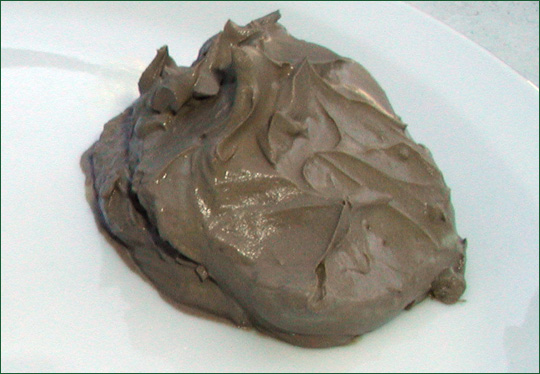
%> input picture Project_1/Source Code/Complete Code/SOIL_DETECTION/DATABASE/Clay/1.jpg, 540 x 374 px
$ octave SE.m   (GNU Octave 9; MATLAB toolbox functions it lacks are replaced by stand-ins)
%> lines starting %> are read from the running program, lines starting %| are printed output that depends on the picture; in (x1, y1, x2, y2) boxes, pixels count from 0 and x2, y2 are one past the last pixel; in counts of white or black regions, pixels touching at a corner belong together; the program's own positions count from 1
clc ;
clear all;
close all;
%% general settings ...
fontsize = 14;

%% IMAGE ACQUISITION ...
%  pick the image and load it.

 [filename, pathname] = uigetfile( ...
       {'*.jpg;*.tif;*.tiff;*.png;*.bmp', 'All image Files (*.jpg, *.tif, *.tiff, *.png, *.bmp)'}, ...
        'Pick a file');
%> the answer given: ../../../Project_1/Source Code/Complete Code/SOIL_DETECTION/DATABASE/Clay/1.jpg
f = fullfile(pathname, filename);
disp('Reading image')

rgbimage = imread(f);                          %read image ...
%> rgbimage is the input picture: size 374x540x3 uint8; mean R, G, B 169.5, 169, 161.3
figure, imshow(rgbimage);
title('input color image');
impixelinfo;

resize = imresize(rgbimage,[800 800]);             %resize image...
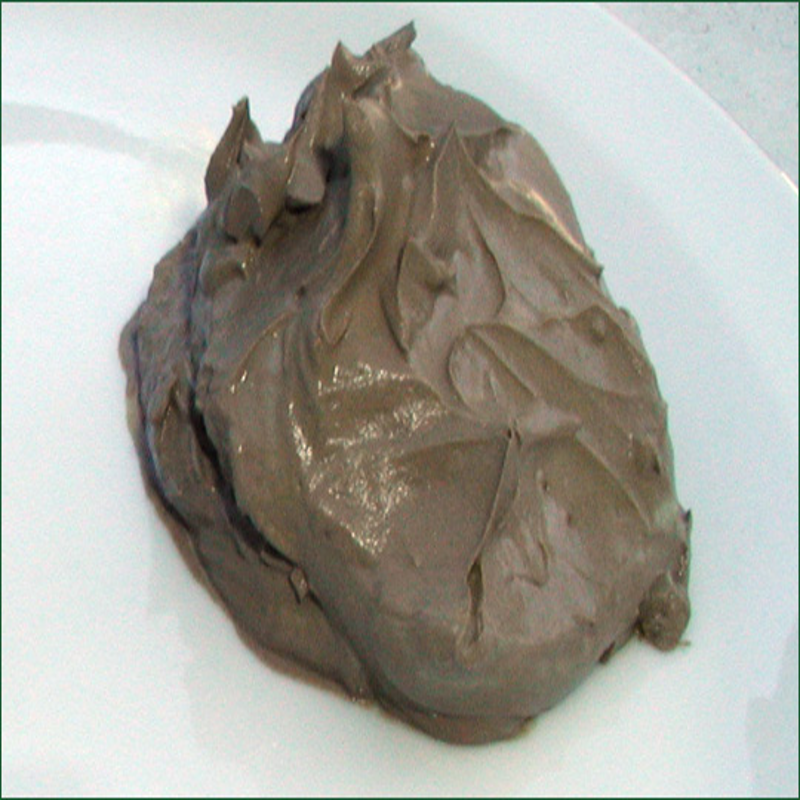
%> resize: size 800x800x3 uint8; mean R, G, B 169.5, 169, 161.3
figure, imshow(resize);
title('input resized image');
impixelinfo;

for i=1;
gray=rgb2gray(resize);                        % Converting the RGB (color) image to gray (intensity).
figure,imshow(gray);
title('grayscale image');
impixelinfo;

imresize = imresize(gray,[640 480]);           % resize image...
figure, imshow(imresize);
title('input resized image');
impixelinfo;

SE = strel('rectangle',[3 25])
tophatFiltered = imtophat(imresize,SE);        % Morphological TOP_HOT Filter...
figure,imshow(tophatFiltered);
title('Morphological TOP_HOT Filter');
impixelinfo;

level = graythresh(tophatFiltered);            % Thresholding by Otsu's method...
BW = im2bw(tophatFiltered, level)              % Binarization...
figure,imshow(BW);
title('Binarization');
impixelinfo;

SE = strel('rectangle',[2 4]);                % Morphological Opening...
J = imopen(BW,SE);
figure,imshow(J);
title('Morphological Opening');

SE = strel('rectangle',[4 11]);                % Morphological Closing...
JJ = imclose(J,SE);
figure,imshow(JJ);
title('Morphological Closing');

BW2 = edge(JJ,'sobel');
figure,imshow(BW2);
end
%> this loop made 1 pass
%> level on pass 1: 0.0588
%> pass 1, `gray=rgb2gray(resize);`:
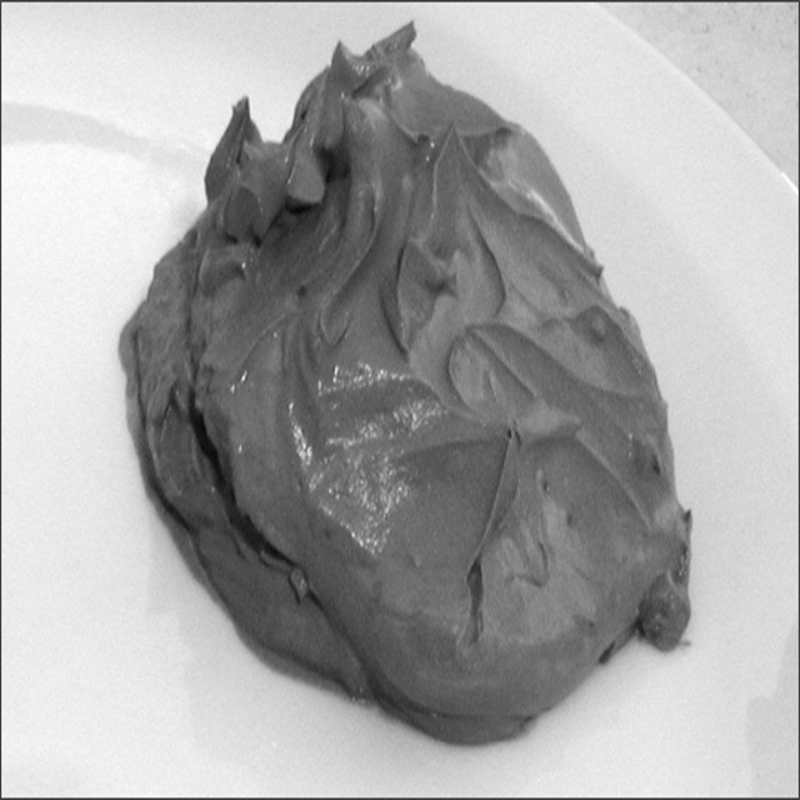
%> gray: size 800x800 uint8; min 6, max 255, mean 168.3
%> pass 1, `imresize = imresize(gray,[640 480]);`:
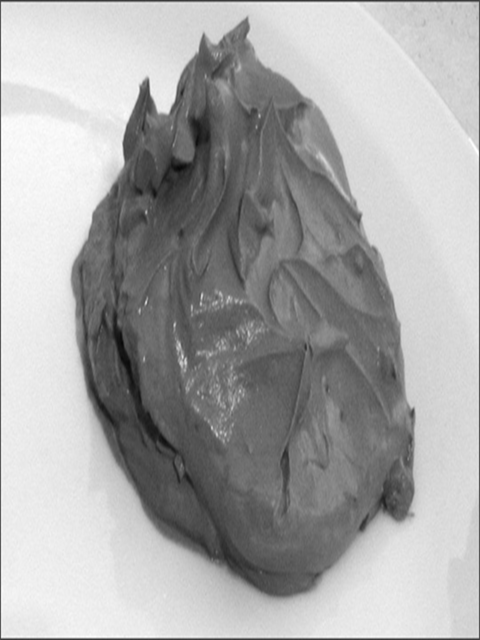
%> imresize: size 640x480 uint8; min 8, max 255, mean 168.3
%> pass 1, `tophatFiltered = imtophat(imresize,SE);`:
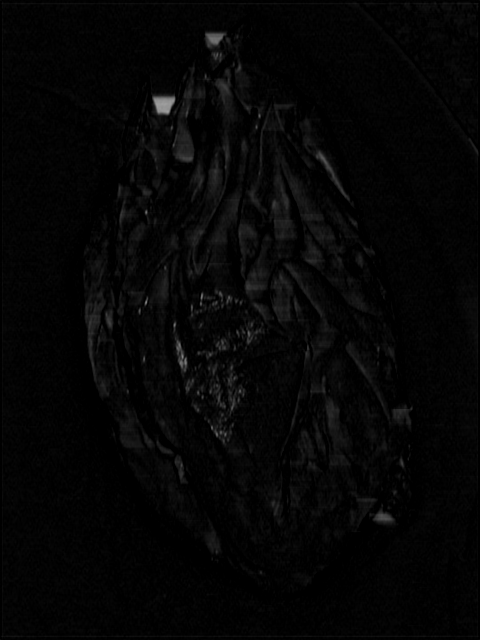
%> tophatFiltered: size 640x480 uint8; min 0, max 158, mean 5.2
%> pass 1, `BW = im2bw(tophatFiltered, level)`:
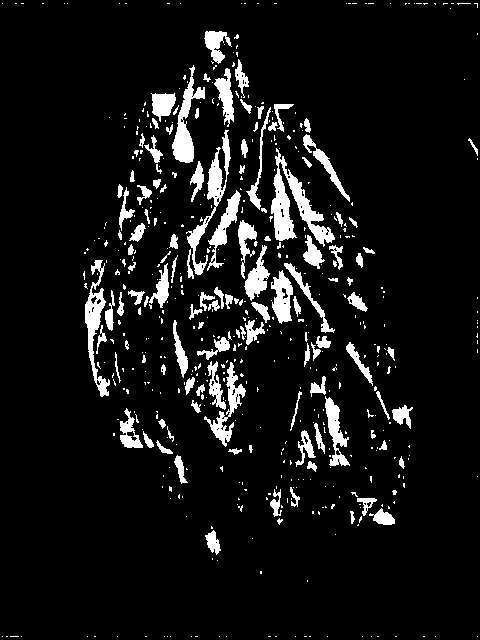
%> BW: size 640x480 logical; 8.1% white; 544 white regions (419 under 20 px), largest, box (x1, y1, x2, y2) and area: (271, 148, 335, 247) 2046, (186, 130, 231, 275) 1262, (85, 260, 110, 397) 1144

$ run again, on Project_1/Source Code/Complete Code/SOIL_DETECTION/DATABASE/Clay/3.jpg
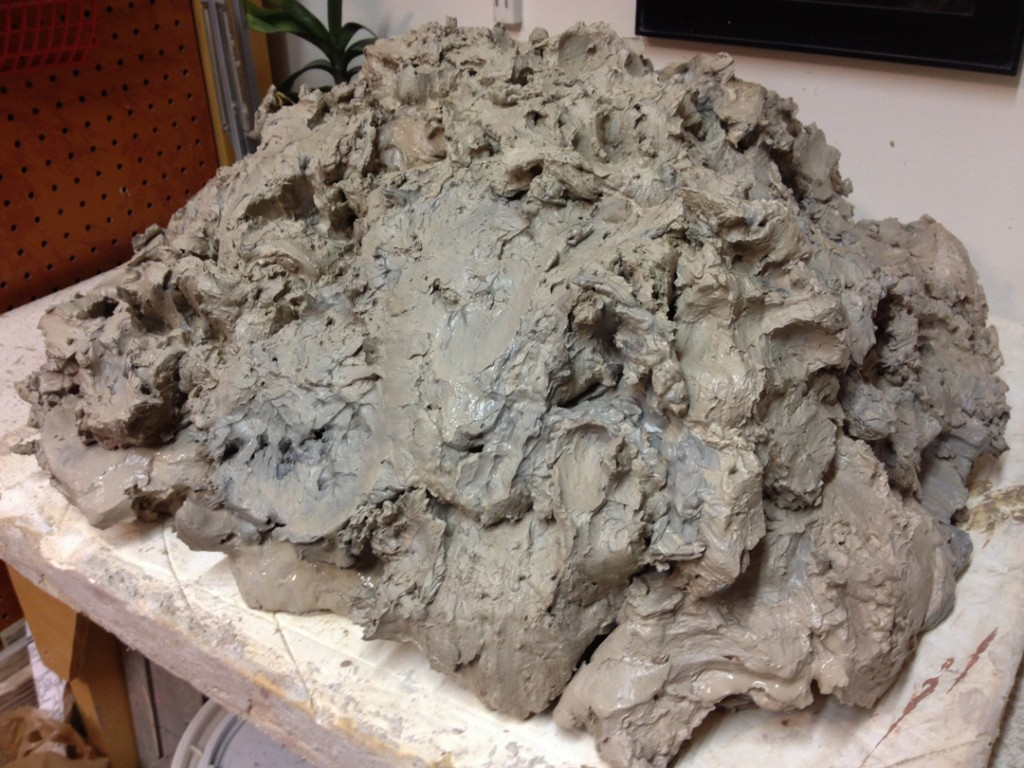
%> input picture Project_1/Source Code/Complete Code/SOIL_DETECTION/DATABASE/Clay/3.jpg, 1024 x 768 px
%> rgbimage is the input picture: size 768x1024x3 uint8; mean R, G, B 137.3, 123.4, 113.3
%> the loop `for i=1;` made 1 pass
%> level on pass 1: 0.125
%> pass 1, `tophatFiltered = imtophat(imresize,SE);`:
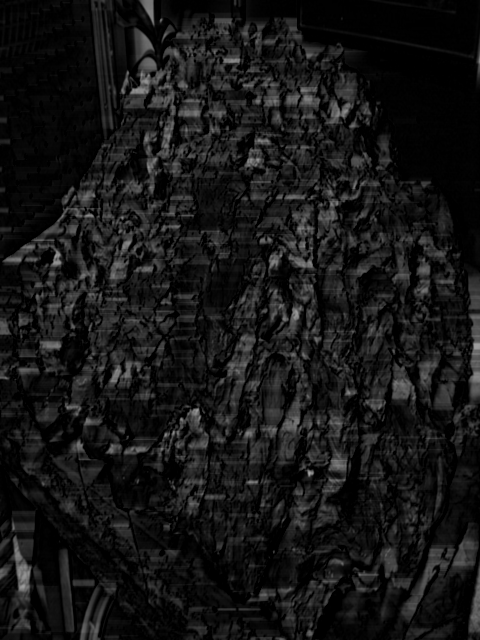
%> tophatFiltered: size 640x480 uint8; min 0, max 167, mean 21.6
%> pass 1, `BW = im2bw(tophatFiltered, level)`:
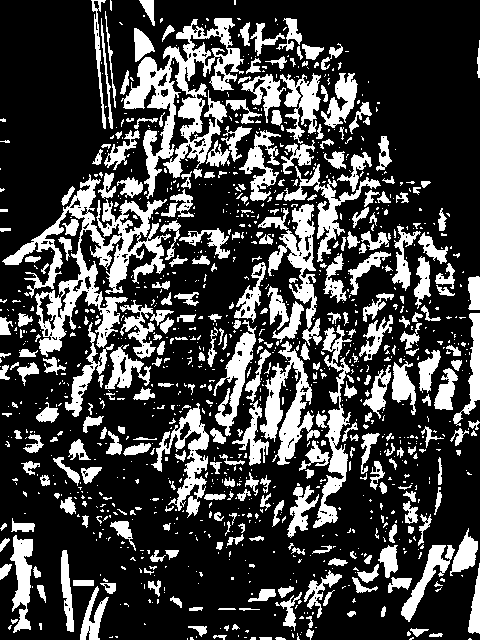
%> BW: size 640x480 logical; 26.2% white; 1170 white regions (860 under 20 px), largest, box (x1, y1, x2, y2) and area: (2, 174, 171, 357) 8023, (121, 18, 244, 199) 7012, (260, 341, 320, 465) 2794

$ run again, on Project_1/Source Code/Complete Code/SOIL_DETECTION/DATABASE/Clay/4.jpg
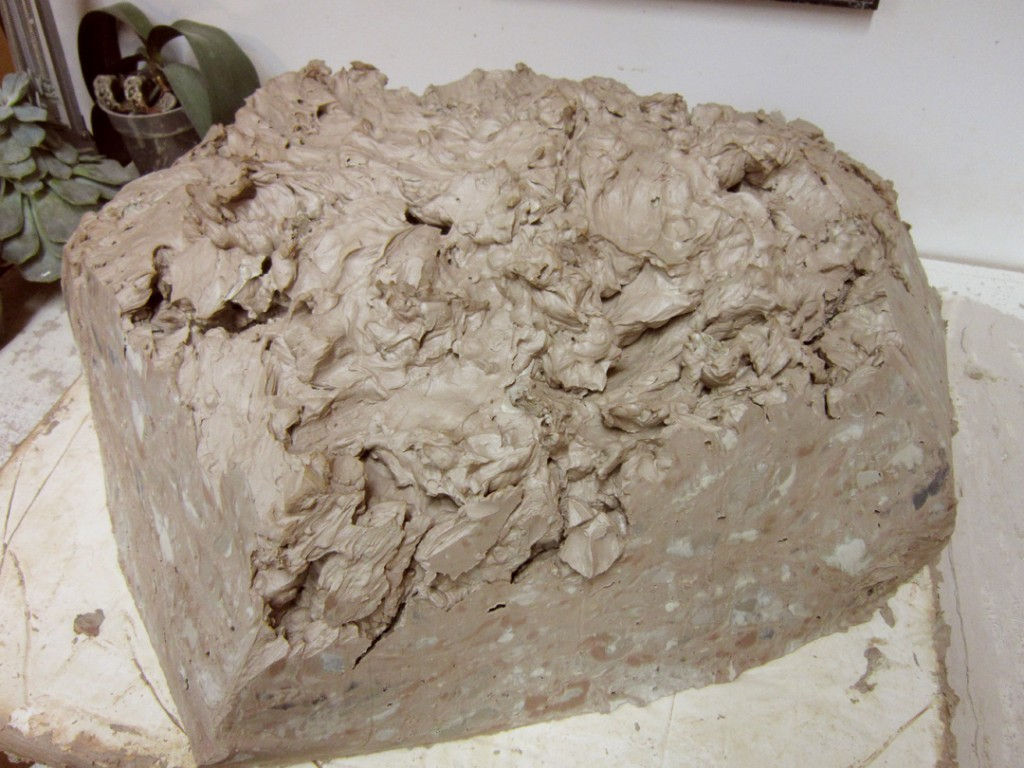
%> input picture Project_1/Source Code/Complete Code/SOIL_DETECTION/DATABASE/Clay/4.jpg, 1024 x 768 px
%> rgbimage is the input picture: size 768x1024x3 uint8; mean R, G, B 163.1, 151.4, 138.4
%> the loop `for i=1;` made 1 pass
%> level on pass 1: 0.098
%> pass 1, `tophatFiltered = imtophat(imresize,SE);`:
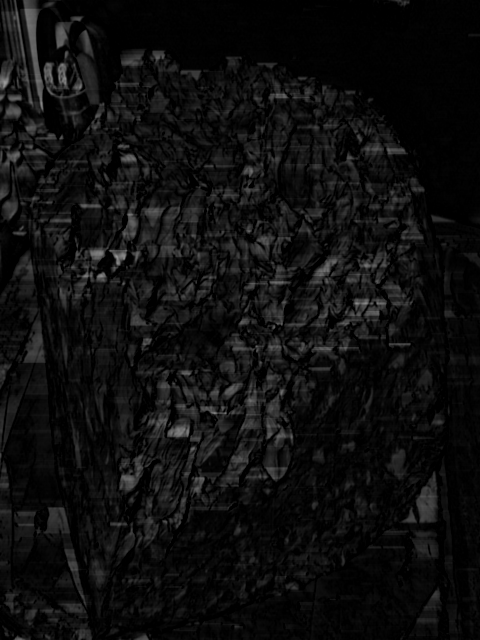
%> tophatFiltered: size 640x480 uint8; min 0, max 153, mean 14.4
%> pass 1, `BW = im2bw(tophatFiltered, level)`:
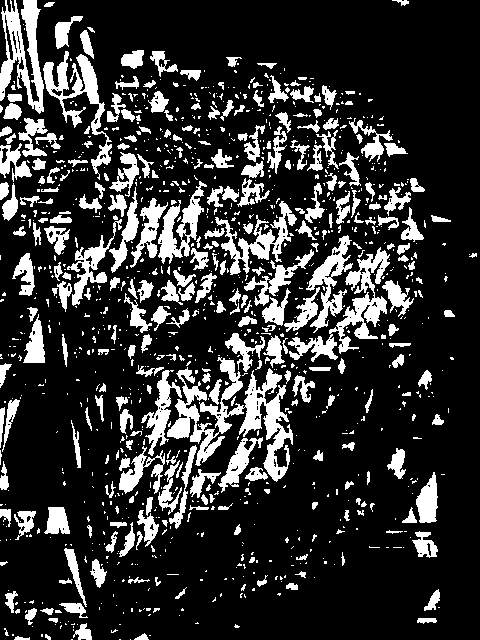
%> BW: size 640x480 logical; 19.8% white; 1122 white regions (825 under 20 px), largest, box (x1, y1, x2, y2) and area: (167, 357, 293, 482) 5032, (288, 247, 390, 362) 2808, (0, 0, 44, 114) 2459

$ run again, on Project_1/Source Code/Complete Code/SOIL_DETECTION/DATABASE/Clay/5.jpg
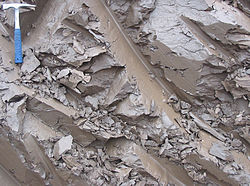
%> input picture Project_1/Source Code/Complete Code/SOIL_DETECTION/DATABASE/Clay/5.jpg, 250 x 186 px
%> rgbimage is the input picture: size 186x250x3 uint8; mean R, G, B 141.7, 134.1, 134.5
%> the loop `for i=1;` made 1 pass
%> level on pass 1: 0.169
%> pass 1, `tophatFiltered = imtophat(imresize,SE);`:
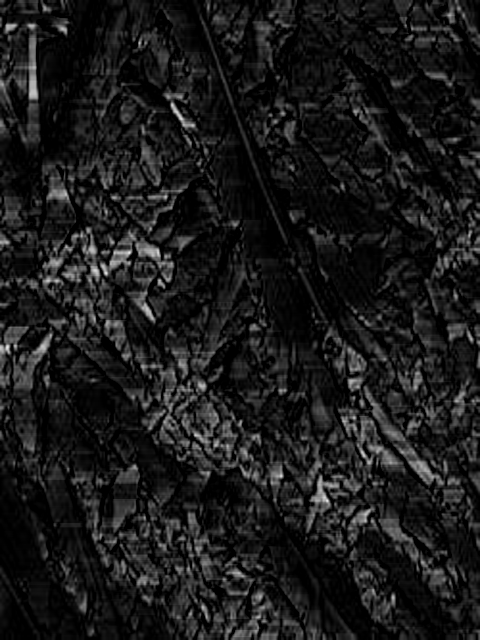
%> tophatFiltered: size 640x480 uint8; min 0, max 231, mean 26.2
%> pass 1, `BW = im2bw(tophatFiltered, level)`:
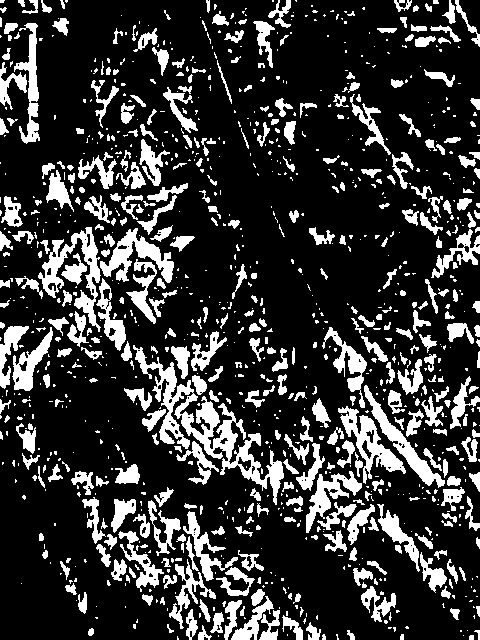
%> BW: size 640x480 logical; 21.2% white; 1086 white regions (682 under 20 px), largest, box (x1, y1, x2, y2) and area: (133, 345, 284, 505) 4612, (38, 227, 101, 332) 1919, (338, 406, 406, 484) 1551
